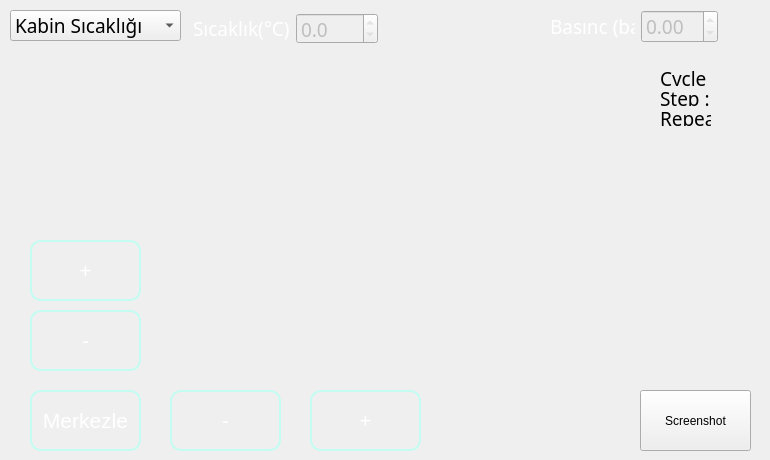
      <widget class="QWidget" name="tab_Details">
       <property name="autoFillBackground">
        <bool>false</bool>
       </property>
       <property name="styleSheet">
        <string notr="true"/>
       </property>
       <attribute name="title">
        <string>Grafik</string>
       </attribute>
       <widget class="QComboBox" name="cbSelectGraph">
        <property name="geometry">
         <rect>
          <x>10</x>
          <y>10</y>
          <width>171</width>
          <height>31</height>
         </rect>
        </property>
        <property name="font">
         <font>
          <family>Gill Sans MT</family>
          <pointsize>14</pointsize>
          <weight>9</weight>
          <italic>false</italic>
          <bold>false</bold>
         </font>
        </property>
        <property name="currentIndex">
         <number>1</number>
        </property>
        <item>
         <property name="text">
          <string>Grafik Seçin</string>
         </property>
        </item>
        <item>
         <property name="text">
          <string>Kabin Sıcaklığı</string>
         </property>
        </item>
        <item>
         <property name="text">
          <string>Boru Basıncı</string>
         </property>
        </item>
       </widget>
       <widget class="QPushButton" name="bScreenshot">
        <property name="geometry">
         <rect>
          <x>640</x>
          <y>390</y>
          <width>111</width>
          <height>61</height>
         </rect>
        </property>
        <property name="text">
         <string>Screenshot</string>
        </property>
       </widget>
       <widget class="QCustomPlot" name="tTestGraph" native="true">
        <property name="geometry">
         <rect>
          <x>180</x>
          <y>50</y>
          <width>581</width>
          <height>321</height>
         </rect>
        </property>
        <property name="font">
         <font>
          <pointsize>14</pointsize>
         </font>
        </property>
        <property name="autoFillBackground">
         <bool>false</bool>
        </property>
       </widget>
       <widget class="QLabel" name="laCycleCounterDetails">
        <property name="geometry">
         <rect>
          <x>700</x>
          <y>30</y>
          <width>51</width>
          <height>16</height>
         </rect>
        </property>
        <property name="font">
         <font>
          <family>Gill Sans MT</family>
          <pointsize>14</pointsize>
          <weight>5</weight>
          <italic>false</italic>
          <bold>false</bold>
         </font>
        </property>
        <property name="text">
         <string/>
        </property>
       </widget>
       <widget class="QLabel" name="laStepCounterDetails">
        <property name="geometry">
         <rect>
          <x>700</x>
          <y>50</y>
          <width>51</width>
          <height>16</height>
         </rect>
        </property>
        <property name="font">
         <font>
          <family>Gill Sans MT</family>
          <pointsize>14</pointsize>
          <weight>5</weight>
          <italic>false</italic>
          <bold>false</bold>
         </font>
        </property>
        <property name="text">
         <string/>
        </property>
       </widget>
       <widget class="QLabel" name="laRepeatCounterDetails">
        <property name="geometry">
         <rect>
          <x>700</x>
          <y>70</y>
          <width>51</width>
          <height>16</height>
         </rect>
        </property>
        <property name="font">
         <font>
          <family>Gill Sans MT</family>
          <pointsize>14</pointsize>
          <weight>5</weight>
          <italic>false</italic>
          <bold>false</bold>
         </font>
        </property>
        <property name="text">
         <string/>
        </property>
       </widget>
       <widget class="QLabel" name="label_6">
        <property name="geometry">
         <rect>
          <x>660</x>
          <y>110</y>
          <width>51</width>
          <height>16</height>
         </rect>
        </property>
        <property name="font">
         <font>
          <family>Gill Sans MT</family>
          <pointsize>14</pointsize>
          <weight>5</weight>
          <italic>false</italic>
          <bold>false</bold>
         </font>
        </property>
        <property name="text">
         <string>Repeat:</string>
        </property>
       </widget>
       <widget class="QLabel" name="label_20">
        <property name="geometry">
         <rect>
          <x>660</x>
          <y>90</y>
          <width>51</width>
          <height>16</height>
         </rect>
        </property>
        <property name="font">
         <font>
          <family>Gill Sans MT</family>
          <pointsize>14</pointsize>
          <weight>5</weight>
          <italic>false</italic>
          <bold>false</bold>
         </font>
        </property>
        <property name="text">
         <string>Step :</string>
        </property>
       </widget>
       <widget class="QLabel" name="label_67">
        <property name="geometry">
         <rect>
          <x>660</x>
          <y>70</y>
          <width>51</width>
          <height>16</height>
         </rect>
        </property>
        <property name="font">
         <font>
          <family>Gill Sans MT</family>
          <pointsize>14</pointsize>
          <weight>5</weight>
          <italic>false</italic>
          <bold>false</bold>
         </font>
        </property>
        <property name="text">
         <string>Cycle :</string>
        </property>
       </widget>
       <widget class="QLabel" name="laTCycleCounterDetails">
        <property name="geometry">
         <rect>
          <x>700</x>
          <y>30</y>
          <width>51</width>
          <height>16</height>
         </rect>
        </property>
        <property name="font">
         <font>
          <family>Gill Sans MT</family>
          <pointsize>14</pointsize>
          <weight>5</weight>
          <italic>false</italic>
          <bold>false</bold>
         </font>
        </property>
        <property name="text">
         <string/>
        </property>
       </widget>
       <widget class="QLabel" name="laPCycleCounterDetails">
        <property name="geometry">
         <rect>
          <x>700</x>
          <y>30</y>
          <width>51</width>
          <height>16</height>
         </rect>
        </property>
        <property name="font">
         <font>
          <family>Gill Sans MT</family>
          <pointsize>14</pointsize>
          <weight>5</weight>
          <italic>false</italic>
          <bold>false</bold>
         </font>
        </property>
        <property name="text">
         <string/>
        </property>
       </widget>
       <widget class="QLabel" name="laVCycleCounterDetails">
        <property name="geometry">
         <rect>
          <x>700</x>
          <y>70</y>
          <width>51</width>
          <height>16</height>
         </rect>
        </property>
        <property name="font">
         <font>
          <family>Gill Sans MT</family>
          <pointsize>14</pointsize>
          <weight>5</weight>
          <italic>false</italic>
          <bold>false</bold>
         </font>
        </property>
        <property name="text">
         <string/>
        </property>
       </widget>
       <widget class="QLabel" name="laPStepCounterDetails">
        <property name="geometry">
         <rect>
          <x>700</x>
          <y>50</y>
          <width>51</width>
          <height>16</height>
         </rect>
        </property>
        <property name="font">
         <font>
          <family>Gill Sans MT</family>
          <pointsize>14</pointsize>
          <weight>5</weight>
          <italic>false</italic>
          <bold>false</bold>
         </font>
        </property>
        <property name="text">
         <string/>
        </property>
       </widget>
       <widget class="QLabel" name="laVStepCounterDetails">
        <property name="geometry">
         <rect>
          <x>700</x>
          <y>50</y>
          <width>51</width>
          <height>16</height>
         </rect>
        </property>
        <property name="font">
         <font>
          <family>Gill Sans MT</family>
          <pointsize>14</pointsize>
          <weight>5</weight>
          <italic>false</italic>
          <bold>false</bold>
         </font>
        </property>
        <property name="text">
         <string/>
        </property>
       </widget>
       <widget class="QLabel" name="laTStepCounterDetails">
        <property name="geometry">
         <rect>
          <x>700</x>
          <y>90</y>
          <width>51</width>
          <height>16</height>
         </rect>
        </property>
        <property name="font">
         <font>
          <family>Gill Sans MT</family>
          <pointsize>14</pointsize>
          <weight>5</weight>
          <italic>false</italic>
          <bold>false</bold>
         </font>
        </property>
        <property name="text">
         <string/>
        </property>
       </widget>
       <widget class="QLabel" name="laPRepeatCounterDetails">
        <property name="geometry">
         <rect>
          <x>700</x>
          <y>70</y>
          <width>51</width>
          <height>16</height>
         </rect>
        </property>
        <property name="font">
         <font>
          <family>Gill Sans MT</family>
          <pointsize>14</pointsize>
          <weight>5</weight>
          <italic>false</italic>
          <bold>false</bold>
         </font>
        </property>
        <property name="text">
         <string/>
        </property>
       </widget>
       <widget class="QLabel" name="laVRepeatCounterDetails">
        <property name="geometry">
         <rect>
          <x>700</x>
          <y>110</y>
          <width>51</width>
          <height>16</height>
         </rect>
        </property>
        <property name="font">
         <font>
          <family>Gill Sans MT</family>
          <pointsize>14</pointsize>
          <weight>5</weight>
          <italic>false</italic>
          <bold>false</bold>
         </font>
        </property>
        <property name="text">
         <string/>
        </property>
       </widget>
       <widget class="QCustomPlot" name="pTestGraph" native="true">
        <property name="geometry">
         <rect>
          <x>180</x>
          <y>50</y>
          <width>581</width>
          <height>321</height>
         </rect>
        </property>
        <property name="font">
         <font>
          <pointsize>14</pointsize>
         </font>
        </property>
        <property name="autoFillBackground">
         <bool>false</bool>
        </property>
       </widget>
       <widget class="QPushButton" name="ZoomInHor">
        <property name="geometry">
         <rect>
          <x>310</x>
          <y>390</y>
          <width>111</width>
          <height>61</height>
         </rect>
        </property>
        <property name="styleSheet">
         <string notr="true">QPushButton {
color: #fff;
font-family: &quot;Gill Sans MT&quot;;
font-size: 21px;
border: 2px solid #c3fcf1;
border-radius: 11px;
padding: 5px;
background: qradialgradient(cx: 0.3, cy: -0.6,
fx: 0.3, fy: -0.4,
radius: 1.35, stop: 0 #65BAAB, stop: 1 #0E62A0);
min-width: 80px;
}
QPushButton:hover {
background: qradialgradient(cx: 0.3, cy: -0.4,
fx: 0.3, fy: -0.4,
radius: 1.35, stop: 0 #65BAAB, stop: 1 #0E62A0);
}
QPushButton:pressed {
background: qradialgradient(cx: 0.4, cy: -0.1,
fx: 0.4, fy: -0.1,
radius: 1.35, stop: 0 #65BAAB, stop: 1 #ddd);
}
QPushButton:disabled {
color: #888;
background: qradialgradient(cx: 0.4, cy: -0.1,
fx: 0.4, fy: -0.1,
radius: 1.35, stop: 0 #65BAAB, stop: 1 #ddd);
}</string>
        </property>
        <property name="text">
         <string>+</string>
        </property>
       </widget>
       <widget class="QPushButton" name="ZoomOutHor">
        <property name="geometry">
         <rect>
          <x>170</x>
          <y>390</y>
          <width>111</width>
          <height>61</height>
         </rect>
        </property>
        <property name="styleSheet">
         <string notr="true">QPushButton {
color: #fff;
font-family: &quot;Gill Sans MT&quot;;
font-size: 21px;
border: 2px solid #c3fcf1;
border-radius: 11px;
padding: 5px;
background: qradialgradient(cx: 0.3, cy: -0.6,
fx: 0.3, fy: -0.4,
radius: 1.35, stop: 0 #65BAAB, stop: 1 #0E62A0);
min-width: 80px;
}
QPushButton:hover {
background: qradialgradient(cx: 0.3, cy: -0.4,
fx: 0.3, fy: -0.4,
radius: 1.35, stop: 0 #65BAAB, stop: 1 #0E62A0);
}
QPushButton:pressed {
background: qradialgradient(cx: 0.4, cy: -0.1,
fx: 0.4, fy: -0.1,
radius: 1.35, stop: 0 #65BAAB, stop: 1 #ddd);
}
QPushButton:disabled {
color: #888;
background: qradialgradient(cx: 0.4, cy: -0.1,
fx: 0.4, fy: -0.1,
radius: 1.35, stop: 0 #65BAAB, stop: 1 #ddd);
}</string>
        </property>
        <property name="text">
         <string>-</string>
        </property>
       </widget>
       <widget class="QPushButton" name="ZoomInVer">
        <property name="geometry">
         <rect>
          <x>30</x>
          <y>240</y>
          <width>111</width>
          <height>61</height>
         </rect>
        </property>
        <property name="styleSheet">
         <string notr="true">QPushButton {
color: #fff;
font-family: &quot;Gill Sans MT&quot;;
font-size: 21px;
border: 2px solid #c3fcf1;
border-radius: 11px;
padding: 5px;
background: qradialgradient(cx: 0.3, cy: -0.6,
fx: 0.3, fy: -0.4,
radius: 1.35, stop: 0 #65BAAB, stop: 1 #0E62A0);
min-width: 80px;
}
QPushButton:hover {
background: qradialgradient(cx: 0.3, cy: -0.4,
fx: 0.3, fy: -0.4,
radius: 1.35, stop: 0 #65BAAB, stop: 1 #0E62A0);
}
QPushButton:pressed {
background: qradialgradient(cx: 0.4, cy: -0.1,
fx: 0.4, fy: -0.1,
radius: 1.35, stop: 0 #65BAAB, stop: 1 #ddd);
}
QPushButton:disabled {
color: #888;
background: qradialgradient(cx: 0.4, cy: -0.1,
fx: 0.4, fy: -0.1,
radius: 1.35, stop: 0 #65BAAB, stop: 1 #ddd);
}</string>
        </property>
        <property name="text">
         <string>+</string>
        </property>
       </widget>
       <widget class="QPushButton" name="ZoomOutVer">
        <property name="geometry">
         <rect>
          <x>30</x>
          <y>310</y>
          <width>111</width>
          <height>61</height>
         </rect>
        </property>
        <property name="styleSheet">
         <string notr="true">QPushButton {
color: #fff;
font-family: &quot;Gill Sans MT&quot;;
font-size: 21px;
border: 2px solid #c3fcf1;
border-radius: 11px;
padding: 5px;
background: qradialgradient(cx: 0.3, cy: -0.6,
fx: 0.3, fy: -0.4,
radius: 1.35, stop: 0 #65BAAB, stop: 1 #0E62A0);
min-width: 80px;
}
QPushButton:hover {
background: qradialgradient(cx: 0.3, cy: -0.4,
fx: 0.3, fy: -0.4,
radius: 1.35, stop: 0 #65BAAB, stop: 1 #0E62A0);
}
QPushButton:pressed {
background: qradialgradient(cx: 0.4, cy: -0.1,
fx: 0.4, fy: -0.1,
radius: 1.35, stop: 0 #65BAAB, stop: 1 #ddd);
}
QPushButton:disabled {
color: #888;
background: qradialgradient(cx: 0.4, cy: -0.1,
fx: 0.4, fy: -0.1,
radius: 1.35, stop: 0 #65BAAB, stop: 1 #ddd);
}</string>
        </property>
        <property name="text">
         <string>-</string>
        </property>
       </widget>
       <widget class="QWidget" name="layoutWidget">
        <property name="geometry">
         <rect>
          <x>190</x>
          <y>10</y>
          <width>191</width>
          <height>37</height>
         </rect>
        </property>
        <layout class="QHBoxLayout" name="horizontalLayout_25">
         <property name="leftMargin">
          <number>3</number>
         </property>
         <property name="topMargin">
          <number>3</number>
         </property>
         <property name="rightMargin">
          <number>3</number>
         </property>
         <property name="bottomMargin">
          <number>3</number>
         </property>
         <item>
          <widget class="QLabel" name="label_33">
           <property name="font">
            <font>
             <family>Gill Sans MT</family>
             <pointsize>14</pointsize>
             <weight>9</weight>
             <italic>false</italic>
             <bold>false</bold>
            </font>
           </property>
           <property name="styleSheet">
            <string notr="true">QLabel{
color : #fff;
font: 75 14pt &quot;Gill Sans MT&quot;;
}</string>
           </property>
           <property name="text">
            <string>Sıcaklık(°C)</string>
           </property>
          </widget>
         </item>
         <item>
          <widget class="QDoubleSpinBox" name="dsbCabinTopTemp">
           <property name="enabled">
            <bool>false</bool>
           </property>
           <property name="font">
            <font>
             <family>Gill Sans MT</family>
             <pointsize>14</pointsize>
             <weight>9</weight>
             <italic>false</italic>
             <bold>false</bold>
            </font>
           </property>
           <property name="readOnly">
            <bool>true</bool>
           </property>
           <property name="decimals">
            <number>1</number>
           </property>
           <property name="minimum">
            <double>-50.000000000000000</double>
           </property>
           <property name="maximum">
            <double>250.000000000000000</double>
           </property>
           <property name="singleStep">
            <double>0.100000000000000</double>
           </property>
          </widget>
         </item>
        </layout>
       </widget>
       <widget class="QWidget" name="layoutWidget">
        <property name="geometry">
         <rect>
          <x>550</x>
          <y>10</y>
          <width>168</width>
          <height>33</height>
         </rect>
        </property>
        <layout class="QHBoxLayout" name="horizontalLayout_26">
         <item>
          <widget class="QLabel" name="label_14">
           <property name="font">
            <font>
             <family>Gill Sans MT</family>
             <pointsize>14</pointsize>
             <weight>9</weight>
             <italic>false</italic>
             <bold>false</bold>
            </font>
           </property>
           <property name="styleSheet">
            <string notr="true">QLabel{
color : #fff;
font: 75 14pt &quot;Gill Sans MT&quot;;
}</string>
           </property>
           <property name="text">
            <string>Basınc (bar)</string>
           </property>
          </widget>
         </item>
         <item>
          <widget class="QDoubleSpinBox" name="dsbPipe1Pressure">
           <property name="enabled">
            <bool>false</bool>
           </property>
           <property name="font">
            <font>
             <family>Gill Sans MT</family>
             <pointsize>14</pointsize>
             <weight>9</weight>
             <italic>false</italic>
             <bold>false</bold>
            </font>
           </property>
           <property name="readOnly">
            <bool>true</bool>
           </property>
           <property name="decimals">
            <number>2</number>
           </property>
           <property name="maximum">
            <double>10.000000000000000</double>
           </property>
           <property name="singleStep">
            <double>0.100000000000000</double>
           </property>
          </widget>
         </item>
        </layout>
       </widget>
       <widget class="QPushButton" name="ZoomCenter">
        <property name="geometry">
         <rect>
          <x>30</x>
          <y>390</y>
          <width>111</width>
          <height>61</height>
         </rect>
        </property>
        <property name="styleSheet">
         <string notr="true">QPushButton {
color: #fff;
font-family: &quot;Gill Sans MT&quot;;
font-size: 21px;
border: 2px solid #c3fcf1;
border-radius: 11px;
padding: 5px;
background: qradialgradient(cx: 0.3, cy: -0.6,
fx: 0.3, fy: -0.4,
radius: 1.35, stop: 0 #65BAAB, stop: 1 #0E62A0);
min-width: 80px;
}
QPushButton:hover {
background: qradialgradient(cx: 0.3, cy: -0.4,
fx: 0.3, fy: -0.4,
radius: 1.35, stop: 0 #65BAAB, stop: 1 #0E62A0);
}
QPushButton:pressed {
background: qradialgradient(cx: 0.4, cy: -0.1,
fx: 0.4, fy: -0.1,
radius: 1.35, stop: 0 #65BAAB, stop: 1 #ddd);
}
QPushButton:disabled {
color: #888;
background: qradialgradient(cx: 0.4, cy: -0.1,
fx: 0.4, fy: -0.1,
radius: 1.35, stop: 0 #65BAAB, stop: 1 #ddd);
}</string>
        </property>
        <property name="text">
         <string>Merkezle</string>
        </property>
       </widget>
      </widget>
